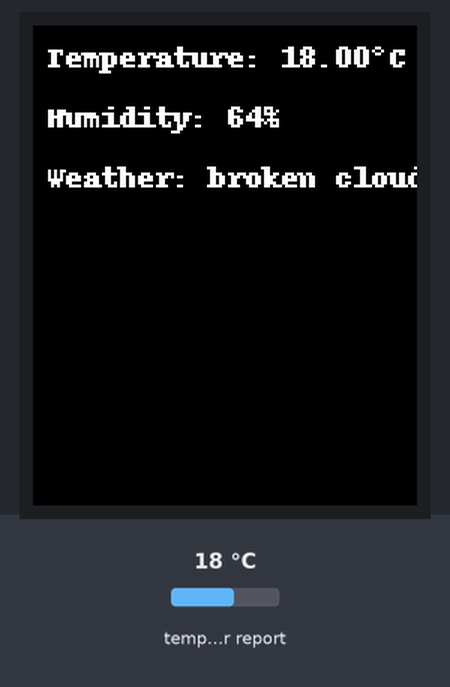
This program was run on a simulated Raspberry Pi (BCM pin numbers). Shown: 128×160 colour display. Inputs (shaded band) come from the test bench; at power-on: temperature in the web weather report 18 °C. Requests to the public web service named in the program get a made-up reply in its usual format after 0.4 s (London, UTC, broken clouds, 64 % humidity, 1013 hPa unless stated).

Above: at 0.5 s.

The program:

main3.py
```python
import digitalio
import board
from PIL import Image, ImageDraw, ImageFont
from adafruit_rgb_display import st7735
import requests
import time

# Define TFT screen dimensions
screen_width = 128
screen_height = 160

# Initialize TFT display
spi = board.SPI()
tft_cs = digitalio.DigitalInOut(board.CE0)
tft_dc = digitalio.DigitalInOut(board.D25)
tft_reset = digitalio.DigitalInOut(board.D24)

display = st7735.ST7735R(spi, cs=tft_cs, dc=tft_dc, rst=tft_reset, width=screen_width, height=screen_height)

# API URL and your API key
url = 'https://api.openweathermap.org/data/2.5/weather?lat={}&lon={}&appid={}'
lat = 42.3601  # Latitude of Boston
lon = -71.0589  # Longitude of Boston
api_key = '10f152aed389023d1259b63224bc490a'
weather_url = url.format(lat, lon, api_key)

# Dictionary mapping weather icon codes to icon URLs
icon_urls = {
    "01d": "https://openweathermap.org/img/wn/01d.png",
    "01n": "https://openweathermap.org/img/wn/01n.png",
    "02d": "https://openweathermap.org/img/wn/02d.png",
    "02n": "https://openweathermap.org/img/wn/02n.png",
    "03d": "https://openweathermap.org/img/wn/03d.png",
    "03n": "https://openweathermap.org/img/wn/03n.png",
    "04d": "https://openweathermap.org/img/wn/04d.png",
    "04n": "https://openweathermap.org/img/wn/04n.png",
    "09d": "https://openweathermap.org/img/wn/09d.png",
    "09n": "https://openweathermap.org/img/wn/09n.png",
    "10d": "https://openweathermap.org/img/wn/10d.png",
    "10n": "https://openweathermap.org/img/wn/10n.png",
    "11d": "https://openweathermap.org/img/wn/11d.png",
    "11n": "https://openweathermap.org/img/wn/11n.png",
    "13d": "https://openweathermap.org/img/wn/13d.png",
    "13n": "https://openweathermap.org/img/wn/13n.png",
    "50d": "https://openweathermap.org/img/wn/50d.png",
    "50n": "https://openweathermap.org/img/wn/50n.png"
}

# Function to fetch weather data
def get_weather():
    response = requests.get(weather_url)
    data = response.json()
    return data

# Main function to fetch and display weather information
def main():
    weather_data = get_weather()
    if 'main' in weather_data:
        temperature_kelvin = weather_data['main']['temp']
        temperature_celsius = temperature_kelvin - 273.15
        humidity = weather_data['main']['humidity']
        weather_description = weather_data['weather'][0]['description']
        icon_code = weather_data['weather'][0]['icon']
        icon_url = icon_urls.get(icon_code)

        # Create a blank image
        image = Image.new("RGB", (screen_width, screen_height))
        draw = ImageDraw.Draw(image)

        # Clear the screen
        draw.rectangle((0, 0, screen_width, screen_height), fill=(0, 0, 0))

        # Render weather information
        font = ImageFont.load_default()
        draw.text((5, 5), f"Temperature: {temperature_celsius:.2f}°C", font=font, fill=(255, 255, 255))
        draw.text((5, 25), f"Humidity: {humidity}%", font=font, fill=(255, 255, 255))
        draw.text((5, 45), f"Weather: {weather_description}", font=font, fill=(255, 255, 255))

        # Display the image on the TFT screen
        display.image(image)

    else:
        print("Weather data not found.")

# Main loop
while True:
    main()
    time.sleep(60)  # Update weather information every 60 seconds
```
